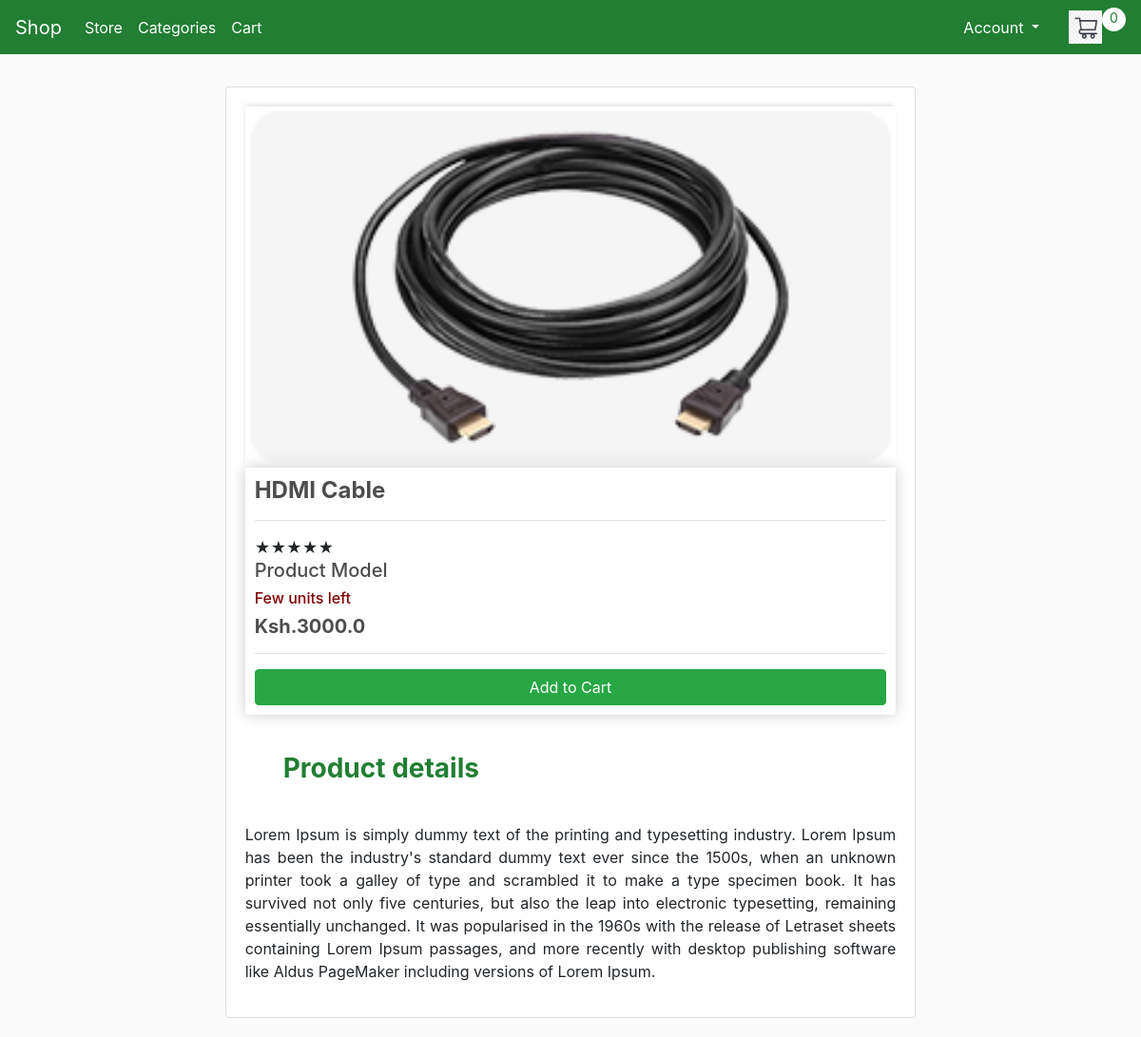
Screenshot of /more/1/ with the database file from the repository.
### app/models.py (models this page shows, shortened)
class Product(models.Model):
	name = models.CharField(max_length=200)
	category = models.ForeignKey(Category, on_delete=models.CASCADE)
	price = models.FloatField()
	digital = models.BooleanField(default=False,null=True, blank=True)
	image = models.ImageField(null=True, blank=True)
	@property
	def imageURL(self):
		try:
			url = self.image.url
		except:
			url = ''
		return url

### app/views.py (the view)
# urls.py: path('more/<str:pk>/', views.viewMore, name="more"),
def viewMore(request,pk):
	page_name = 'viewMore'
	product= Product.objects.get(id=pk)
	data = cartData(request)
	cartItems = data['cartItems']
	context = {
	'product':product,
	'cartItems':cartItems,
	'page_name':page_name,
	 }
	return render(request, 'more.html', context)

### app/utils.py (called while the page is built, shortened)
def cookieCart(request):
	try:
		cart = json.loads(request.COOKIES['cart'])
	except:
		cart = {}
		print('CART:', cart)
	items = []
	order = {'get_cart_total':0, 'get_cart_items':0, 'shipping':False}
	cartItems = order['get_cart_items']
	return {'cartItems':cartItems ,'order':order, 'items':items}

def cartData(request):
	if request.user.is_authenticated:
		customer, created = Customer.objects.get_or_create(user=request.user)
		order, created = Order.objects.get_or_create(customer=customer, complete=False)
		items = order.orderitem_set.all()
		cartItems = order.get_cart_items
	else:
		cookieData = cookieCart(request)
		cartItems = cookieData['cartItems']
		order = cookieData['order']
		items = cookieData['items']
	return {'cartItems':cartItems ,'order':order, 'items':items}

### app/templates/more.html (shortened to what this page needs)
{% extends 'main.html' %}
{% load static %}
{% block content %}
<div class="view-more">
  <div class="row more">
    <div class="col-2"></div>
    <div class="col-8 card product-details">
      <img class="thumbnail-more" src="{{product.imageURL}}" />
      <div class="box-element product">
        <h4><strong>{{product.name}}</strong></h4>
        <hr />
        <span>★★★★★</span>
        <h5>Product Model</h5>
        <h6 style="color:maroon">Few units left</h6>
        <h5>
          <strong>Ksh.{{product.price}}</strong>
        </h5>
        <hr />
        <button
          data-product="{{product.id}}"
          data-action="add"
          class="btn btn-success add-btn update-cart btn-block">
          Add to Cart
        </button>
      </div>
      <div>
        <h3>Product details</h3>
        <p>
          Lorem Ipsum is simply dummy text of the printing and typesetting industry.
          Lorem Ipsum has been the industry's standard dummy text ever since the 1500s,
          when an unknown printer took a galley of type and scrambled it to make a type specimen book.
          It has survived not only five centuries, but also the leap into electronic typesetting,
           remaining essentially unchanged. It was popularised in the 1960s with the release
           of Letraset sheets containing Lorem Ipsum passages, and more recently with desktop
           publishing software like Aldus PageMaker including versions of Lorem Ipsum.
        </p>
      </div>
    </div>
    <div class="col-2"></div>
  </div>
  {% endblock content %}

### static/css/main.css (style rules this page uses)
body { background-color: hsl(0, 0%, 98%); }
h1,h2,h3,h4,h5,h6 { color:hsl(0, 0%, 30%); }
.box-element { box-shadow:hsl(0, 0%, 80%) 0 0 16px; background-color: #fff; border-radius: 4px; padding: 10px; }
.thumbnail-more { width: 100%; height: 380px; -webkit-box-shadow: -1px -3px 5px -2px rgba(214,214,214,1); -moz-box-shadow: -1px -3px 5px -2px rgba(214,214,214,1); box-shadow: -1px -3px 5px -2px rgba(214,214,214,1); }
.more { margin: 0px; padding: 0px; }
.product { border-radius: 0 0 4px 4px; }
.btn { border-radius: 5; }
.view-more { margin: 10px; }
.product-details { text-align: justify; padding: 20px; margin-bottom: 10px; }
.product-details h3 { color: #217e32; font-weight: bold; padding: 20px; margin: 20px; }

### rows the page displays
Product: imageURL (picture), name "HDMI Cable", price "3000.0"

### other values shown
{{ cartItems }} "0"
